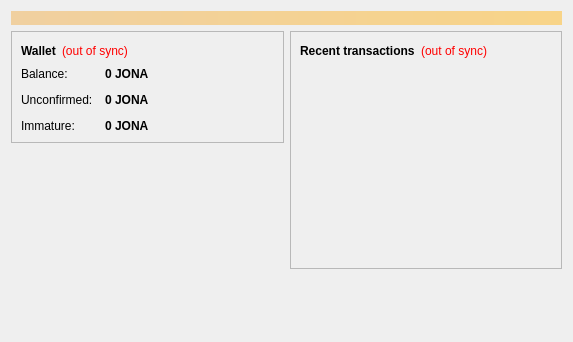
<?xml version="1.0" encoding="UTF-8"?>
<ui version="4.0">
 <class>OverviewPage</class>
 <widget class="QWidget" name="OverviewPage">
  <property name="geometry">
   <rect>
    <x>0</x>
    <y>0</y>
    <width>573</width>
    <height>342</height>
   </rect>
  </property>
  <property name="windowTitle">
   <string>Form</string>
  </property>
  <layout class="QVBoxLayout" name="topLayout">
   <item>
    <widget class="QLabel" name="labelAlerts">
     <property name="visible">
      <bool>false</bool>
     </property>
     <property name="styleSheet">
      <string notr="true">background-color: qlineargradient(x1: 0, y1: 0, x2: 1, y2: 0, stop:0 #F0D0A0, stop:1 #F8D488); color:#000000;</string>
     </property>
     <property name="wordWrap">
      <bool>true</bool>
     </property>
     <property name="margin">
      <number>3</number>
     </property>
    </widget>
   </item>
   <item>
    <layout class="QHBoxLayout" name="horizontalLayout" stretch="1,1">
     <item>
      <layout class="QVBoxLayout" name="verticalLayout_2">
       <item>
        <widget class="QFrame" name="frame">
         <property name="frameShape">
          <enum>QFrame::StyledPanel</enum>
         </property>
         <property name="frameShadow">
          <enum>QFrame::Raised</enum>
         </property>
         <layout class="QVBoxLayout" name="verticalLayout_4">
          <item>
           <layout class="QHBoxLayout" name="horizontalLayout_4">
            <item>
             <widget class="QLabel" name="label_5">
              <property name="font">
               <font>
                <weight>75</weight>
                <bold>true</bold>
               </font>
              </property>
              <property name="text">
               <string>Wallet</string>
              </property>
             </widget>
            </item>
            <item>
             <widget class="QLabel" name="labelWalletStatus">
              <property name="toolTip">
               <string>The displayed information may be out of date. Your wallet automatically synchronizes with the Jonacoin network after a connection is established, but this process has not completed yet.</string>
              </property>
              <property name="styleSheet">
               <string notr="true">QLabel { color: red; }</string>
              </property>
              <property name="text">
               <string notr="true">(out of sync)</string>
              </property>
              <property name="alignment">
               <set>Qt::AlignLeading|Qt::AlignLeft|Qt::AlignVCenter</set>
              </property>
             </widget>
            </item>
            <item>
             <spacer name="horizontalSpacer_2">
              <property name="orientation">
               <enum>Qt::Horizontal</enum>
              </property>
              <property name="sizeHint" stdset="0">
               <size>
                <width>40</width>
                <height>20</height>
               </size>
              </property>
             </spacer>
            </item>
           </layout>
          </item>
          <item>
           <layout class="QFormLayout" name="formLayout_2">
            <property name="fieldGrowthPolicy">
             <enum>QFormLayout::AllNonFixedFieldsGrow</enum>
            </property>
            <property name="horizontalSpacing">
             <number>12</number>
            </property>
            <property name="verticalSpacing">
             <number>12</number>
            </property>
            <item row="0" column="0">
             <widget class="QLabel" name="label">
              <property name="text">
               <string>Balance:</string>
              </property>
             </widget>
            </item>
            <item row="0" column="1">
             <widget class="QLabel" name="labelBalance">
              <property name="font">
               <font>
                <weight>75</weight>
                <bold>true</bold>
               </font>
              </property>
              <property name="cursor">
               <cursorShape>IBeamCursor</cursorShape>
              </property>
              <property name="toolTip">
               <string>Your current balance</string>
              </property>
              <property name="text">
               <string notr="true">0 JONA</string>
              </property>
              <property name="textInteractionFlags">
               <set>Qt::LinksAccessibleByMouse|Qt::TextSelectableByKeyboard|Qt::TextSelectableByMouse</set>
              </property>
             </widget>
            </item>
            <item row="1" column="0">
             <widget class="QLabel" name="label_3">
              <property name="text">
               <string>Unconfirmed:</string>
              </property>
             </widget>
            </item>
            <item row="1" column="1">
             <widget class="QLabel" name="labelUnconfirmed">
              <property name="font">
               <font>
                <weight>75</weight>
                <bold>true</bold>
               </font>
              </property>
              <property name="cursor">
               <cursorShape>IBeamCursor</cursorShape>
              </property>
              <property name="toolTip">
               <string>Total of transactions that have yet to be confirmed, and do not yet count toward the current balance</string>
              </property>
              <property name="text">
               <string notr="true">0 JONA</string>
              </property>
              <property name="textInteractionFlags">
               <set>Qt::LinksAccessibleByMouse|Qt::TextSelectableByKeyboard|Qt::TextSelectableByMouse</set>
              </property>
             </widget>
            </item>
            <item row="2" column="0">
             <widget class="QLabel" name="labelImmatureText">
              <property name="text">
               <string>Immature:</string>
              </property>
             </widget>
            </item>
            <item row="2" column="1">
             <widget class="QLabel" name="labelImmature">
              <property name="font">
               <font>
                <weight>75</weight>
                <bold>true</bold>
               </font>
              </property>
              <property name="toolTip">
               <string>Mined balance that has not yet matured</string>
              </property>
              <property name="text">
               <string notr="true">0 JONA</string>
              </property>
              <property name="textInteractionFlags">
               <set>Qt::LinksAccessibleByMouse|Qt::TextSelectableByKeyboard|Qt::TextSelectableByMouse</set>
              </property>
             </widget>
            </item>
           </layout>
          </item>
         </layout>
        </widget>
       </item>
       <item>
        <spacer name="verticalSpacer">
         <property name="orientation">
          <enum>Qt::Vertical</enum>
         </property>
         <property name="sizeHint" stdset="0">
          <size>
           <width>20</width>
           <height>40</height>
          </size>
         </property>
        </spacer>
       </item>
      </layout>
     </item>
     <item>
      <layout class="QVBoxLayout" name="verticalLayout_3">
       <item>
        <widget class="QFrame" name="frame_2">
         <property name="frameShape">
          <enum>QFrame::StyledPanel</enum>
         </property>
         <property name="frameShadow">
          <enum>QFrame::Raised</enum>
         </property>
         <layout class="QVBoxLayout" name="verticalLayout">
          <item>
           <layout class="QHBoxLayout" name="horizontalLayout_2">
            <item>
             <widget class="QLabel" name="label_4">
              <property name="text">
               <string>&lt;b&gt;Recent transactions&lt;/b&gt;</string>
              </property>
             </widget>
            </item>
            <item>
             <widget class="QLabel" name="labelTransactionsStatus">
              <property name="toolTip">
               <string>The displayed information may be out of date. Your wallet automatically synchronizes with the Jonacoin network after a connection is established, but this process has not completed yet.</string>
              </property>
              <property name="styleSheet">
               <string notr="true">QLabel { color: red; }</string>
              </property>
              <property name="text">
               <string notr="true">(out of sync)</string>
              </property>
              <property name="alignment">
               <set>Qt::AlignRight|Qt::AlignTrailing|Qt::AlignVCenter</set>
              </property>
             </widget>
            </item>
            <item>
             <spacer name="horizontalSpacer">
              <property name="orientation">
               <enum>Qt::Horizontal</enum>
              </property>
              <property name="sizeHint" stdset="0">
               <size>
                <width>40</width>
                <height>20</height>
               </size>
              </property>
             </spacer>
            </item>
           </layout>
          </item>
          <item>
           <widget class="QListView" name="listTransactions">
            <property name="styleSheet">
             <string notr="true">QListView { background: transparent; }</string>
            </property>
            <property name="frameShape">
             <enum>QFrame::NoFrame</enum>
            </property>
            <property name="verticalScrollBarPolicy">
             <enum>Qt::ScrollBarAlwaysOff</enum>
            </property>
            <property name="horizontalScrollBarPolicy">
             <enum>Qt::ScrollBarAlwaysOff</enum>
            </property>
            <property name="selectionMode">
             <enum>QAbstractItemView::NoSelection</enum>
            </property>
           </widget>
          </item>
         </layout>
        </widget>
       </item>
       <item>
        <spacer name="verticalSpacer_2">
         <property name="orientation">
          <enum>Qt::Vertical</enum>
         </property>
         <property name="sizeHint" stdset="0">
          <size>
           <width>20</width>
           <height>40</height>
          </size>
         </property>
        </spacer>
       </item>
      </layout>
     </item>
    </layout>
   </item>
  </layout>
 </widget>
 <resources/>
 <connections/>
</ui>
